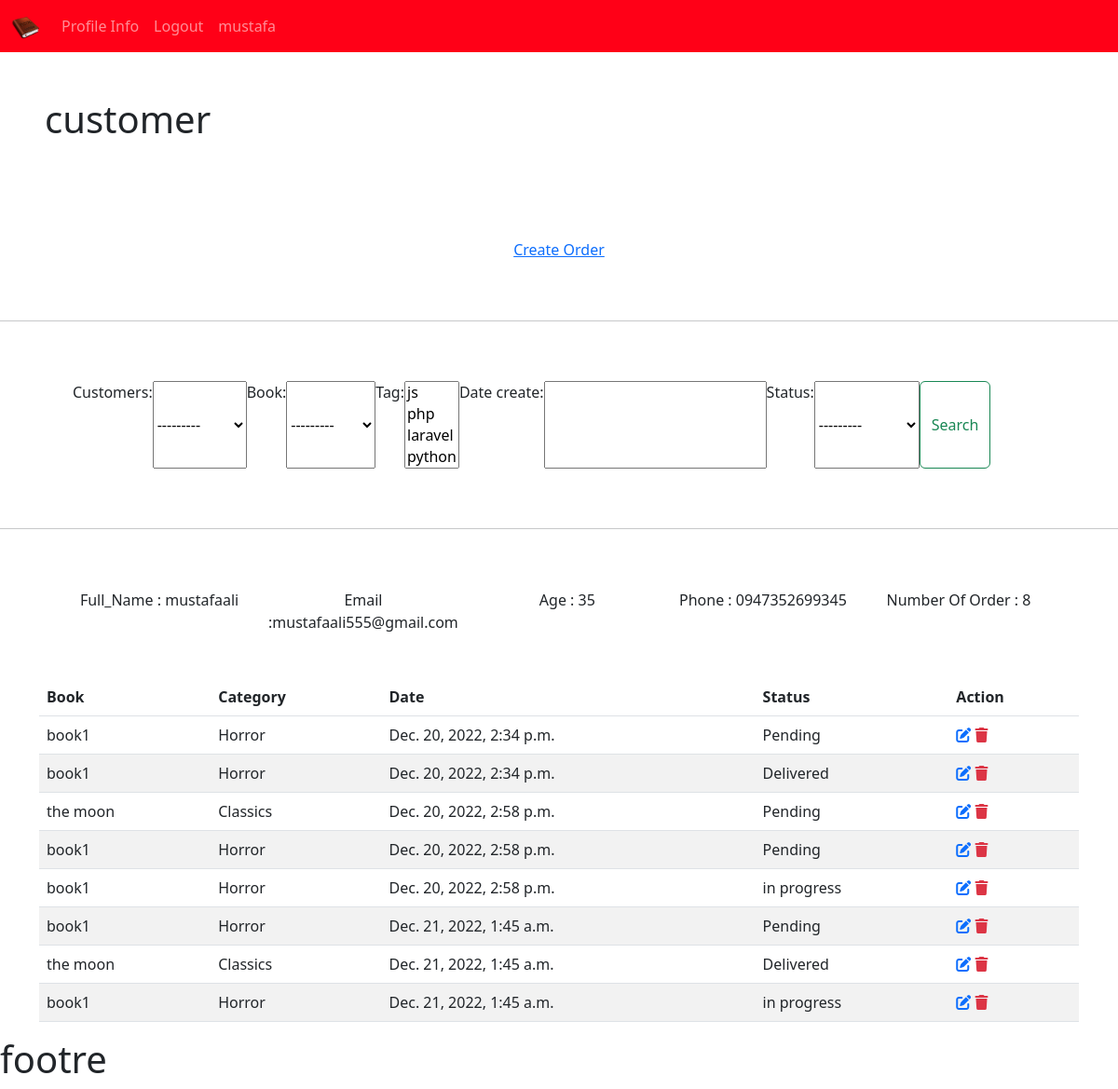
/customer/1 (signed in), run on the app's committed database.
### bookstore/models.py (models this page shows)
class Customer(models.Model) :
    user = models.OneToOneField(User,null=True, on_delete=models.CASCADE) #on_delete=True it means if you press
    name=models.CharField( max_length=190,null=True)
    email=models.CharField( max_length=190,null=True)
    phone=models.CharField( max_length=190,null=True)
    age=models.CharField( max_length=190,null=True)
    avatar = models.ImageField(blank=True,null=True,default="personal.png")
    date_create =models.DateTimeField(auto_now_add=True,null=True)
    def __str__(self) -> str: #to returen name
        return self.name

class Order(models.Model) :
    STATUS = (                                #for choices
        ('Pending','Pending') ,
        ('Delivered','Delivered') ,
        ('in progress','in progress') ,
        ('out of order','out of order') ,
    )
    customers = models.ForeignKey(Customer,null=True,on_delete=models.SET_NULL) #one to many
    book = models.ForeignKey(Book,null=True,on_delete=models.SET_NULL)#one to many
    tag = models.ManyToManyField(Tag)    #many to many
    date_create =models.DateTimeField(auto_now_add=True,null=True)
    status = models.CharField( max_length=50,null=True,choices=STATUS)

class Book(models.Model) :
    CATEGORY = (                                #for choices
        ('Classics','Classics') ,
        ('Crime','Crime') ,
        ('Fantasy','Fantasy') ,
        ('Adventure stories','Adventure stories') ,
        ('Horror ',' Horror') ,
    )
    name   =models.CharField( max_length=50,null=True)
    author =models.CharField( max_length=50,null=True)
    price  =models.FloatField( max_length=50,null=True)
    category=models.CharField( max_length=50,null=True,choices=CATEGORY)
    description =models.CharField( max_length=300,null=True)
    tag = models.ManyToManyField(Tag)
    date_create =models.DateTimeField(auto_now_add=True,null=True)
    def __str__(self) :
        return self.name

### bookstore/views.py (the view)
# urls.py: path('customer/<str:pk>' ,views.customer , name="customer"), # str = string , pk = primary key
@login_required(login_url='login')
def customer(request,pk) : #pk primary key like id 1,2,3,4,,5 .....
    customer = Customer.objects.get(id=pk) # get to return id = priamary key (pk) inside the site
    orders = customer.order_set.all()
    number_order = orders.count()
    searchFilter = OrderFilter(request.GET,queryset=orders) #for searching in table order
    orders = searchFilter.qs
    context = {'customer':customer,
               'myFilter':searchFilter,
               'orders':orders,
               'number_order':number_order,
               }
    return render(request,'bookstore/customer.html',context)

### bookstore/models.py (called while the page is built)
    def __str__(self) :
        return self.name

### bookstore/templates/bookstore/customer.html
{% extends 'bookstore/main.html' %}
{% block  content %}
<h1 class='p-5'>customer</h1>
<div class="container text-center p-5">
  <div class="row">
    <div class="col">
    <a href="{% url 'create' customer.id %}">Create Order </a>
    </div>
  </div>
</div>
<hr>
<div class="container text-center p-5">
  <div class="row">
    <div class="col">
      <form class="d-flex" role="search" method = "GET">
        {{myFilter.form}}
        <button class="btn btn-outline-success" type="submit">Search</button>
      </form>
    </div>
  </div>
</div>
<hr>
<div class="container text-center p-5">
    <div class="row">
      <div class="col">
        Full_Name : {{customer.name}}
      </div>
      <div class="col">
        Email :{{customer.email}}
      </div>
      <div class="col">
        Age : {{customer.age}}
      </div>
      <div class="col">
        Phone : {{customer.phone}}
      </div>
      <div class="col">
        Number Of Order : {{number_order}}
      </div>
    </div>
  </div>
<div class='container'>
    <table class="table table-striped">
        <thead>
          <tr>
            <th scope="col">Book</th>
            <th scope="col">Category</th>
            <th scope="col">Date</th>
            <th scope="col">Status</th>
            <th scope="col">Action</th>
          </tr>
        </thead>
        <tbody>
          <tr>
            {% for item  in orders  %}
            <tr>
            <td>{{item.book}}</td>
            <td>{{item.book.category}}</td>
            <td>{{item.date_create}}</td>
            <td>{{item.status}}</td>
            <td>
            <a href="{% url 'update' item.id %}" ><i class="fa-solid fa-pen-to-square"></i></a>
            <a class="text-danger" href="{% url 'delete' item.id %}"> <i class="fa-solid fa-trash"> </i></a>
            </td>
            </tr>
            {% endfor %}
          </tr>
        </tbody>
      </table>
</div>
{% endblock  %}

### bookstore/templates/bookstore/navbar.html (shortened to what this page needs)
{% load  static %}
<nav class="navbar navbar-expand-lg  navbar-dark bg-primary">
    <div class="container-fluid">
      <a class="navbar-brand" href="{% url 'home' %}">
        <img src="{% static '/images/book.png' %}" alt="Bootstrap" width="30" height="24">
      </a>
      <div class="collapse navbar-collapse" id="navbarSupportedContent">
        <ul class="navbar-nav me-auto mb-2 mb-lg-0">
          <li class="nav-item">
            <a class="nav-link" href="{% url 'profile_info' %}">Profile Info</a>
          </li>
          <li class="nav-item">
            <a class="nav-link" href="{% url 'logout' %}">Logout</a>
          </li>
          <a class="nav-link" href="{% url 'profile_info' %}">{{request.user}}</a>
        </ul>
      </div>
    </div>
  </nav>

### bookstore/static/css/style.css (style rules this page uses)
.bg-primary { --bs-bg-opacity: 1; background-color: #ff0017 !important; }

### data on the page
Customer: name "mustafaali", email "mustafaali555@gmail.com", age "35", phone "0947352699345"
Order: book "book1", book.category "Horror", date_create "Dec. 20, 2022, 2:34 p.m.", status "Pending"
Order: book "book1", book.category "Horror", date_create "Dec. 20, 2022, 2:34 p.m.", status "Delivered"
Order: book "the moon", book.category "Classics", date_create "Dec. 20, 2022, 2:58 p.m.", status "Pending"
Order: book "book1", book.category "Horror", date_create "Dec. 20, 2022, 2:58 p.m.", status "Pending"
Order: book "book1", book.category "Horror", date_create "Dec. 20, 2022, 2:58 p.m.", status "in progress"
Order: book "book1", book.category "Horror", date_create "Dec. 21, 2022, 1:45 a.m.", status "Pending"
Order: book "the moon", book.category "Classics", date_create "Dec. 21, 2022, 1:45 a.m.", status "Delivered"
Order: book "book1", book.category "Horror", date_create "Dec. 21, 2022, 1:45 a.m.", status "in progress"

### other printed values
{{ request.user }} "mustafa"
{{ number_order }} "8"
